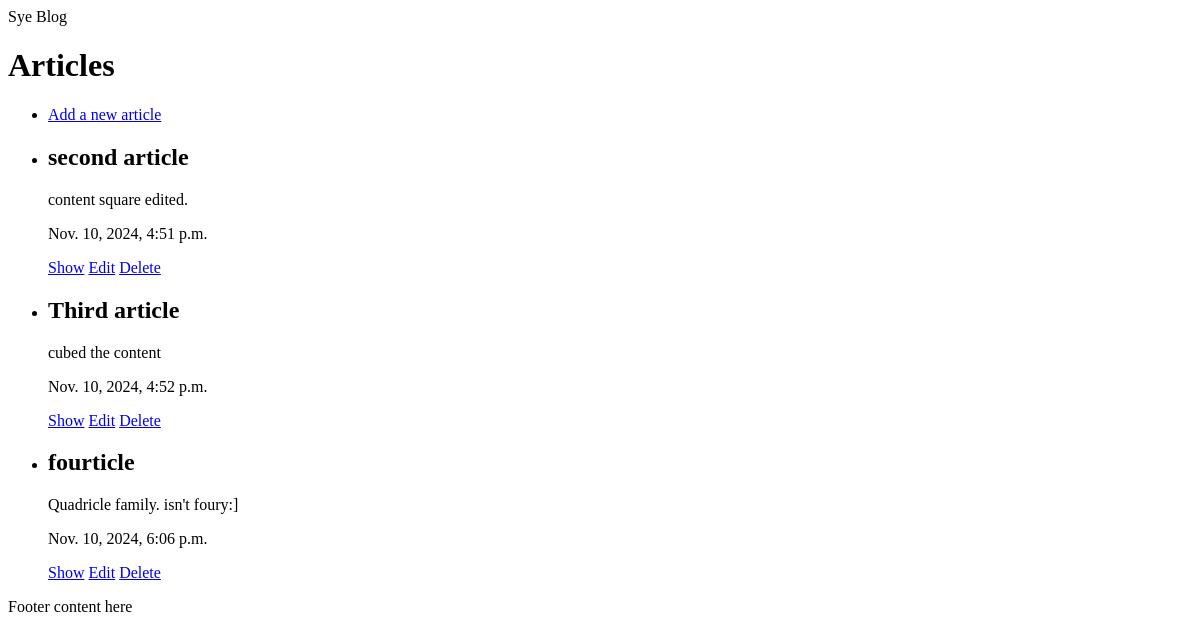
The app's page /blog_admin, older data.
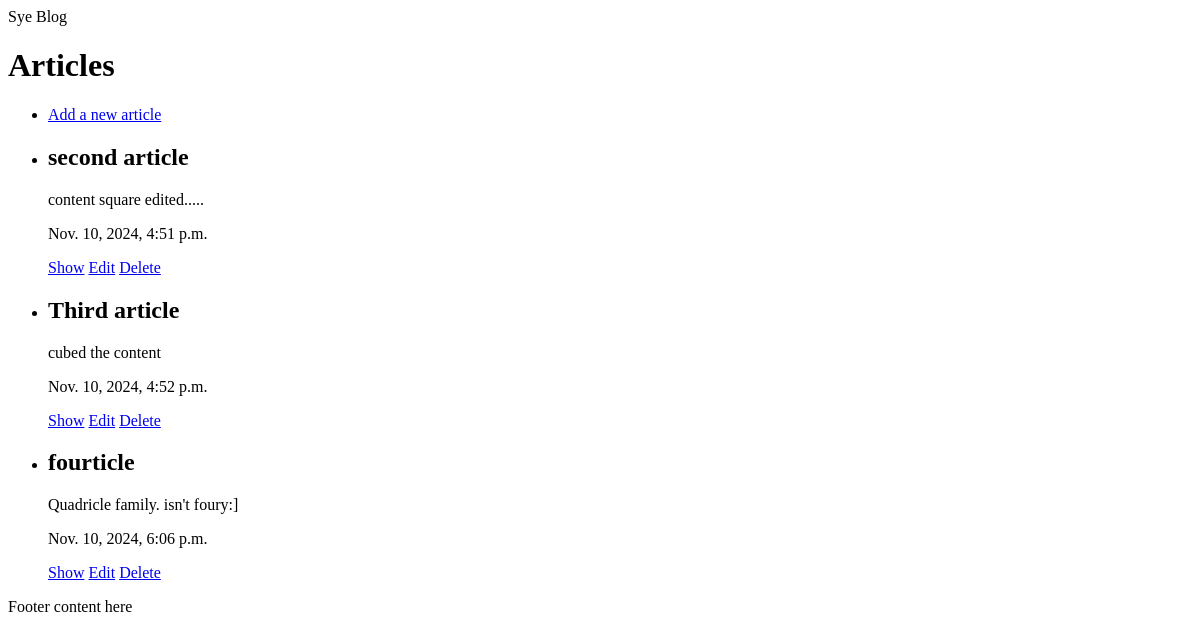
The same page, newer data.
### blog/models.py (models this page shows, shortened)
class Article(models.Model):
    title = models.CharField(max_length=255)
    content = models.TextField()
    date_published = models.DateTimeField(auto_now_add=True)

### blog/views.py (the view)
# urls.py: path('blog_admin', views.dashboard, name='dashboard'),
def dashboard(request):
    articles = Article.objects.all()
    return render(request, 'blog/dashboard.html', {'articles': articles})

### blog/templates/blog/dashboard.html
{% extends 'blog/base.html' %}
{% block content %}
    <h1>Articles</h1>
    <ul>
        <li>
            <a href="{% url 'add_article' %}">Add a new article</a>
        </li>
        {% for article in articles %}
        <li>
            <h2>{{article.title}}</h2>
            <p>{{article.content|truncatewords:20}}</p>
            <P>{{article.date_published}}</P>
            <a href="{% url 'article_detail' article.id %}">Show</a>
            <a href="{% url 'edit_article' article.id %}">Edit</a>
            <a href="{% url 'delete_article' article.id %}">Delete</a>
        </li>
        {% endfor %}
    </ul>
{% endblock %}

Row changes from the older to the newer data that the page shows:
changed Article "second article": content "content square edited." → "content square edited....."
